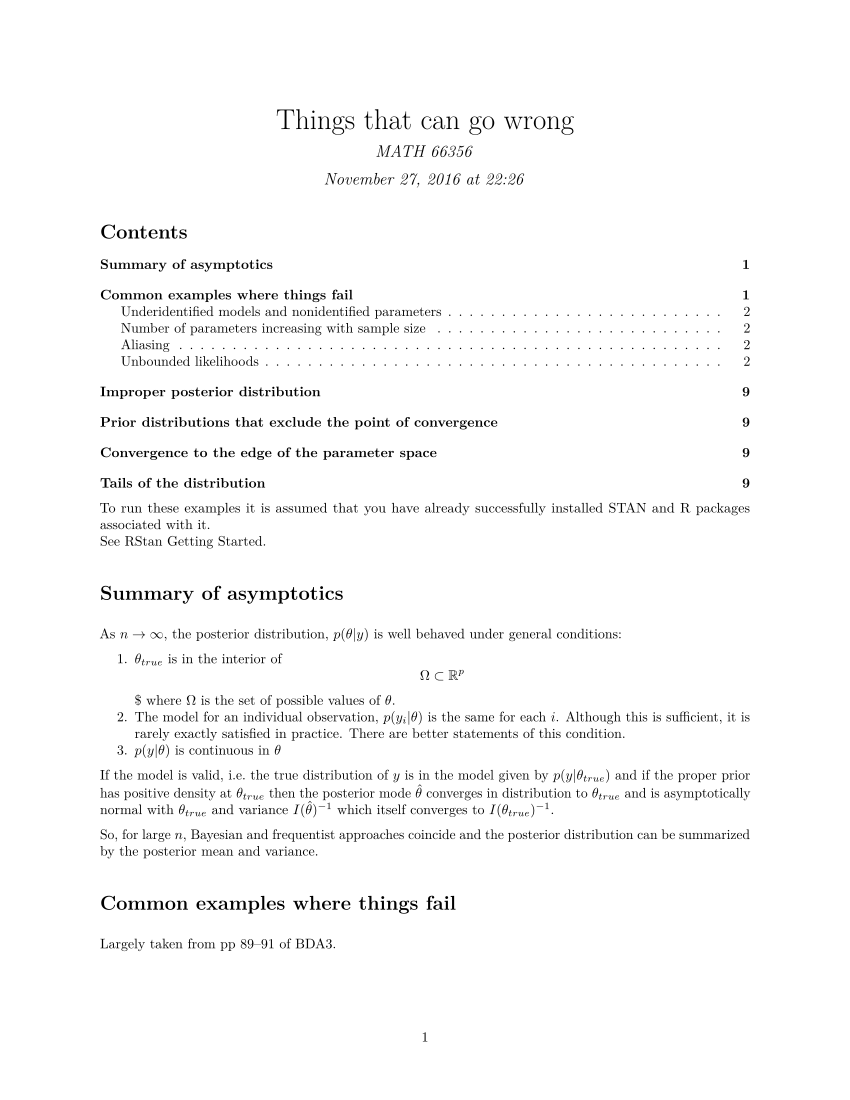

This chart was generated by the following R code:
#' ---
#' title: "Things that can go wrong"
#' author: "MATH 66356"
#' date: "`r format(Sys.time(), '%B %d, %Y at %H:%M')`"
#' output:
#'    pdf_document:
#'      toc: true
#'      toc_depth: 6
#' ---
#' 
#' To run these examples it is assumed that you have already successfully
#' installed STAN and R packages associated with it.   
#' See [RStan Getting Started](https://github.com/stan-dev/rstan/wiki/RStan-Getting-Started).
#+ include=FALSE,
knitr::opts_chunk$set(comment = "   ", 
                      eval = TRUE,
                      prompt = FALSE, 
                      warning = TRUE,
                      message = TRUE, 
                      error = TRUE, 
                      tidy = FALSE, 
                      cache = FALSE)
knitr::opts_knit$set(progress = TRUE, verbose = TRUE)
ex <- knitr::knit_exit
verbose <- FALSE

library(magrittr)
library(spida2)
library(lattice)
library(latticeExtra)
library(rstan)
rstan_options(auto_write = TRUE)
options(mc.cores = parallel::detectCores())
set.seed(597083263)
#' 
#' # Summary of asymptotics
#' 
#' As \(n \to \infty \), the posterior distribution, 
#' $p(\theta | y)$ is well behaved under general conditions:
#' 
#' 1. $\theta_{true}$ is in the interior of  \[\Omega  \subset {\mathbb{R}^p}\]$ 
#'    where $\Omega$ is the set of possible values of $\theta$.
#' 2. The model for an individual observation, $p(y_i|\theta)$ is the same
#'    for each $i$. Although this is sufficient, it is rarely exactly
#'    satisfied in practice. There are better statements of this condition.
#' 3. $p(y|\theta)$ is continuous in $\theta$
#' 
#' If the model is valid, i.e. the true distribution of $y$
#' is in the model given by $p(y |\theta_{true})$ and if the
#' proper prior has positive density at $\theta_{true}$ then
#' the posterior mode $\hat{\theta}$ converges in distribution
#' to $\theta_{true}$ and is asymptotically normal with
#' $\theta_{true}$ and variance $I(\hat{\theta})^{-1}$ which
#' itself converges to $I(\theta_{true})^{-1}$.
#' 
#' So, for large $n$, Bayesian and frequentist approaches
#' coincide and the posterior distribution can be summarized
#' by the posterior mean and variance. 
#' 
#' # Common examples where things fail
#' 
#' Largely taken from pp 89--91 of BDA3.
#' 
#' ## Underidentified models and nonidentified parameters
#' 
#' Consider estimating the distribution of treatment effects
#' with a randomized experiment.
#' 
#' Suppose the response of subject $i$ to treatment $t = 1,2$ is
#' modeled as:
#' $$ y_{it} = \phi_{it} + \epsilon_{it} $$                                       
#' where $\phi_{it}$ is the expected response of subject $i$
#' to treatment $t$.  The expected effect of treatment
#' on subject $i$ is $\delta_{i} = \phi_{i2} - \phi_{i1}$
#' and $\epsilon_{it} \sim N(0, \sigma_\epsilon )$ is the
#' variability in response under fixed conditions.
#' 
#' In a randomized experiment in which each subject is
#' observed under only one of treatments 1 or 2, we can estimate
#' the expected value of $\delta_i$, the mean treatment effect, but 
#' we are very limited in the estimation of its distribution.
#' Thus, although we can tell a subject the 'expected benefit'
#' of a treament, we cannot readily estimate the probability
#' that one treatment will be superior to the other.
#' 
#' ## Number of parameters increasing with sample size
#' 
#' For example if, in hierarchical data, the number of clusters
#' increases -- thus increasing $n$ -- but the cluster size
#' has a maximum, then the larger $n$ will not result is an
#' asymptotically vanishing standard deviation for the estimate
#' of a cluster mean if the number of observations within that
#' cluster is fixed.
#' 
#' ## Aliasing
#' 
#' Lack of identifiability can happen in situation that
#' may be difficult to see. For example in a regression, three
#' predictors could be collinear although any pair are 
#' not collinear. The regression as a whole will not be 
#' estimable although, pairwise, the predictors are not collinear.
#' 
#' ## Unbounded likelihoods
#' 
#' This is not uncommon in hierarchical models if the variability
#' between clusters is small relative to what it would be 
#' expected to be compared with the within cluster variability.
#' 
#' Consider the eight school example from BDA3.
#' 
# Original from BDA3
schools_dat <- list(J = 8, 
                    y = c(28,  8, -3,  7, -1,  1, 18, 12),
                    sigma = c(15, 10, 16, 11,  9, 11, 10, 18))
#' 
#' The marginal variance of the y's obeys:
#' 
#' $$var(y) = E(var(y_i|i)) + var(E(y_i|i)) = \frac{\sum{\sigma_i^2}}{J} + \tau^2$$
#'
#' In this case the observed variance of y is 
#' `r round(var(schools_dat$y),2)`
#' and the mean variance of the individual y's is
#' `r round(mean(schools_dat$sigma^2))`.
#' 
#' If the variance of y's were less that the mean of the
#' sigma squared, the y's would be said to be _underdispersed_.
#' An extreme case would suggest that the y's could not have
#' been generated by the process that is modeled.
#' 
#' Using mixed models to fit highly underdispersed data
#' usually results in convergence problems because the
#' likelihood is unbounded as the between cluster variance,
#' $\tau^2$ approaches 0.
#' 
#' We can use the 'eight schools' data to explore what happens
#' with HMC by increasing 'sigma' in the data to make the 
#' data underdispersed. Surprisingly, the posterior, in this
#' case, does not produce a large number of divergent transitions
#' associated with small estimated values of $\tau$.  Curiously,
#' with considerable underdispersion, the posterior for $\tau$
#' seems to suggest larger values.
#' 
#' This seems to suggest that fitting models that 'don't make
#' sense' can produce results that make even less sense.  The
#' lesson is that one must try to understand the data and the 
#' processes generating it well and not rely on advanced 
#' modeling methods to correct, or even provide a warning,
#' when the model and data don't accord.
#' 
#' Let's add two types so we can estimate the difference
#' between school types.
#' 
schools_dat$type <- c(1,1,1,1,2,2,2,2)

code <- ('
  data{
    int J;
    real y[J];
    real sigma[J];
    int type[J];
  }
  parameters{
    real mu[2];
    real u[J];
    real log_tau;
  }
  transformed parameters{
    real delta;
    real tau;
    delta = mu[2] - mu[1];
    tau = exp(log_tau);
  }
  model{
    for(j in 1:J) u[j] ~ normal(0,tau);
    for(j in 1:J) y[j] ~ normal(mu[type[j]]+u[j],sigma[j]);
  }
')
system.time(
  fit <- stan(model_code = code, 
              data = schools_dat, 
              iter = 2012, 
              chains = 4,
              verbose = verbose)
)
pairs(fit,pars=c('mu','delta','tau'))
#'
#' 
#' 
data_small_sigma <- schools_dat
data_small_sigma$sigma <- schools_dat$sigma*0.2
system.time(
  fit2 <- stan(model_code = code, 
              data = data_small_sigma, 
              iter = 2012, 
              chains = 4, 
              verbose = verbose)
)
fit2
pairs(fit2,pars=c('mu','delta','tau'))
#'
#' with a large sigma:
data_large_sigma <- schools_dat
data_large_sigma$sigma <- schools_dat$sigma*5
system.time(
  fit3 <- stan(model_code = code, 
               data = data_large_sigma, 
               iter = 2012, 
               chains = 4, 
               verbose = verbose)
)
fit3
pairs(fit3,pars=c('mu','delta','tau'))

dd <- lapply(list(fit,fit2,fit3), rstan::extract) %>% lapply(as.data.frame) 
taus <- sapply(dd, function(d) d$tau)
length(taus)/3
dp <- data.frame(tau=c(taus), model = rep(c('orig','small','large'),
                                       each = length(taus)/3))
head(dp)
densityplot(~tau | model, dp, layout = c(1,3))
densityplot(~log(tau) | model, dp, layout = c(1,3))
#'
#' # Improper posterior distribution
#' 
#' In this case, MCMC will just wander around the entire space
#' without giving consistent results from run to run.
#' 
#' An improper posterior can only happen with an improper prior.
#' A proper prior will never result in an improper posterior.
#' 
#' # Prior distributions that exclude the point of convergence
#' 
#' # Convergence to the edge of the parameter space
#' 
#' # Tails of the distribution
#' 
#' A common example would be a ratio of normals, or a ratio of 
#' variance where the denominator has one degree of freedom.
#' Any ratio where the denominator does not have zero density
#' at the origin will produce a thick-tailed distribution like
#' the Cauchy distribution. The distribution has neither mean 
#' nor variance and attempting to summarize it with a mean and
#' standard deviation will invariably lead to an underestimate
#' of the probability of outcomes in the extreme tails, a 
#' serious issue if a parameter is indicator of risk.
